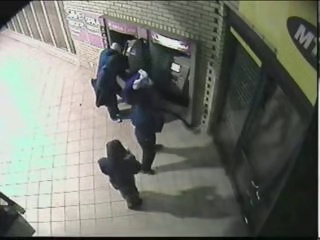
#> input picture storage/evidence/ev_3983bb8f4de0_snapshot.jpg, 320 x 240 px
$ python -i enhancer.py   (imports and definitions only)   (older library calls are emulated)
#> lines starting #> are read from the running program, lines starting #| are printed output that depends on the picture
#> further down, picture is the input picture: shape (240, 320, 3); mean B, G, R 108.7, 117.1, 114.1
### ai/enhancement/scene_condition.py
"""
Scene Condition and Illumination Profiling Engine (Phase 20)

Analyzes video frame lighting, contrast, saturation, blur, and noise characteristics
to determine scene condition (daylight, indoor, low-light, night/IR) and decide
whether adaptive preprocessing is warranted without modifying normal footage.
"""
from enum import Enum
from dataclasses import dataclass
from typing import Tuple, Dict, Any, Optional
import cv2
import numpy as np


class SceneIlluminationType(str, Enum):
    DAYLIGHT = "daylight"
    INDOOR_NORMAL = "indoor_normal"
    LOW_LIGHT = "low_light"
    NIGHT_IR = "night_ir"
    OVEREXPOSED = "overexposed"
    DEGRADED_UNUSABLE = "degraded_unusable"


@dataclass
class SceneConditionReport:
    """Structured telemetry on frame lighting and visual quality."""
    illumination_type: SceneIlluminationType
    mean_luminance: float
    std_luminance: float
    mean_saturation: float
    blur_score: float
    noise_sigma: float
    needs_enhancement: bool
    is_usable: bool
    explanation: str

    # [12 lines left out: function to_dict, not called in this run]


class SceneConditionAnalyzer:
    """
    Stateless evaluator for scene illumination and optical quality.
    Operates on downsampled thumbnails (<0.1ms per frame).
    """

    # Lighting classification thresholds
    DARK_LUMINANCE_THRESHOLD = 45.0
    LOW_LIGHT_THRESHOLD = 75.0
    OVEREXPOSED_THRESHOLD = 230.0
    IR_SATURATION_THRESHOLD = 25.0
    BLUR_LAPLACIAN_MIN = 8.0

    @classmethod
    def analyze(cls, frame_bgr: np.ndarray) -> SceneConditionReport:
        if frame_bgr is None or not isinstance(frame_bgr, np.ndarray) or frame_bgr.ndim != 3:
            return SceneConditionReport(
                illumination_type=SceneIlluminationType.DEGRADED_UNUSABLE,
                mean_luminance=0.0,
                std_luminance=0.0,
                mean_saturation=0.0,
                blur_score=0.0,
                noise_sigma=0.0,
                needs_enhancement=False,
                is_usable=False,
                explanation="Invalid or empty frame buffer",
            )

        h, w = frame_bgr.shape[:2]
#> h = 240; w = 320
        if h < 32 or w < 32:
            return SceneConditionReport(
                illumination_type=SceneIlluminationType.DEGRADED_UNUSABLE,
                mean_luminance=0.0,
                std_luminance=0.0,
                mean_saturation=0.0,
                blur_score=0.0,
                noise_sigma=0.0,
                needs_enhancement=False,
                is_usable=False,
                explanation="Sub-minimum frame resolution",
            )

        # Ultra-fast downsampled thumbnail analysis (160x90)
        thumb = cv2.resize(frame_bgr, (160, 90), interpolation=cv2.INTER_AREA)
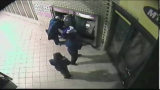
#> thumb: shape (90, 160, 3); mean B, G, R 108.7, 117.1, 114
        gray = cv2.cvtColor(thumb, cv2.COLOR_BGR2GRAY)
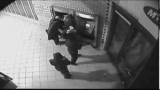
#> gray: shape (90, 160); min 4, max 234, mean 115.2
        hsv = cv2.cvtColor(thumb, cv2.COLOR_BGR2HSV)
#> hsv: shape (90, 160, 3); mean H, S, V 51.4, 32.5, 119.5

        mean_lum = float(np.mean(gray))
#> mean_lum = 115.2
        std_lum = float(np.std(gray))
#> std_lum = 72.16
        mean_sat = float(np.mean(hsv[:, :, 1]))
#> mean_sat = 32.46

        # Blur estimation via Laplacian variance
        lap = cv2.Laplacian(gray, cv2.CV_64F)
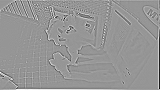
#> lap: shape (90, 160) float64; min -424, max 297, mean 0.4; drawn with min black and max white
        blur_score = float(lap.var())
#> blur_score = 2232

        # Noise estimation via median filter difference
        denoised_med = cv2.medianBlur(gray, 3)
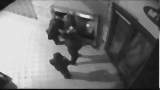
#> denoised_med: shape (90, 160); min 6, max 230, mean 115
        noise_diff = np.abs(gray.astype(np.float32) - denoised_med.astype(np.float32))
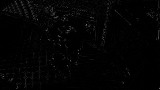
#> noise_diff: shape (90, 160) float32; min 0, max 103, mean 3.3
        noise_sigma = float(np.mean(noise_diff))
#> noise_sigma = 3.29

        # Classification logic
        if mean_lum < 15.0 and std_lum < 5.0:
            ill_type = SceneIlluminationType.DEGRADED_UNUSABLE
            needs_enh = False
            usable = False
            expl = "Severely underexposed or black frame"
        elif mean_lum > cls.OVEREXPOSED_THRESHOLD:
            ill_type = SceneIlluminationType.OVEREXPOSED
            needs_enh = False
            usable = True
            expl = "High overexposure / optical glare"
        elif mean_sat < cls.IR_SATURATION_THRESHOLD and mean_lum < 120.0:
            ill_type = SceneIlluminationType.NIGHT_IR
            needs_enh = True
            usable = True
            expl = "Monochromatic night vision / IR camera mode"
        elif mean_lum < cls.DARK_LUMINANCE_THRESHOLD:
            ill_type = SceneIlluminationType.LOW_LIGHT
            needs_enh = True
            usable = True
            expl = "Low-light / nighttime surveillance scene"
        elif mean_lum < cls.LOW_LIGHT_THRESHOLD and std_lum < 35.0:
            ill_type = SceneIlluminationType.LOW_LIGHT
            needs_enh = True
            usable = True
            expl = "Dim lighting with low dynamic range"
        elif mean_lum > 140.0 and mean_sat > 45.0:
            ill_type = SceneIlluminationType.DAYLIGHT
            needs_enh = False
            usable = True
            expl = "Standard well-lit daylight conditions"
        else:
            ill_type = SceneIlluminationType.INDOOR_NORMAL
            needs_enh = False
            usable = True
            expl = "Standard indoor lighting conditions"

        return SceneConditionReport(
            illumination_type=ill_type,
            mean_luminance=mean_lum,
            std_luminance=std_lum,
            mean_saturation=mean_sat,
            blur_score=blur_score,
            noise_sigma=noise_sigma,
            needs_enhancement=needs_enh,
            is_usable=usable,
            explanation=expl,
        )

### ai/enhancement/enhancer.py
"""
Adaptive Low-Light Video Enhancement Engine (Phase 20)

Provides controlled illumination and contrast enhancement for low-light / night
surveillance footage to boost object detector recall without distorting normal daylight.

SAFETY INVARIANTS:
1. Non-destructive: Original frame is NEVER modified in-place or replaced as authoritative evidence.
2. Color-preservation: CLAHE is applied exclusively to the L (Luminance) channel in CIE-LAB space;
   chromatic channels (A, B) are preserved to avoid synthetic color artifacts.
3. Selective activation: Only runs when SceneConditionAnalyzer determines `needs_enhancement == True`.
4. Detection consistency: Derived detections must have underlying physical edges in original frame.
"""
from typing import Tuple, Dict, Any, Optional
import cv2
import numpy as np
from ai.enhancement.scene_condition import SceneConditionReport, SceneConditionAnalyzer


class AdaptiveLowLightEnhancer:
    """
    Adaptive low-light and night vision enhancement engine for surveillance video.
    """

    # [97 lines left out: functions __init__, enhance_if_needed, _apply_clahe_lab, verify_detection_consistency, not called in this run]

>>> import cv2
>>> picture = cv2.imread('../../storage/evidence/ev_3983bb8f4de0_snapshot.jpg')
>>> result = AdaptiveLowLightEnhancer().enhance_if_needed(picture)
